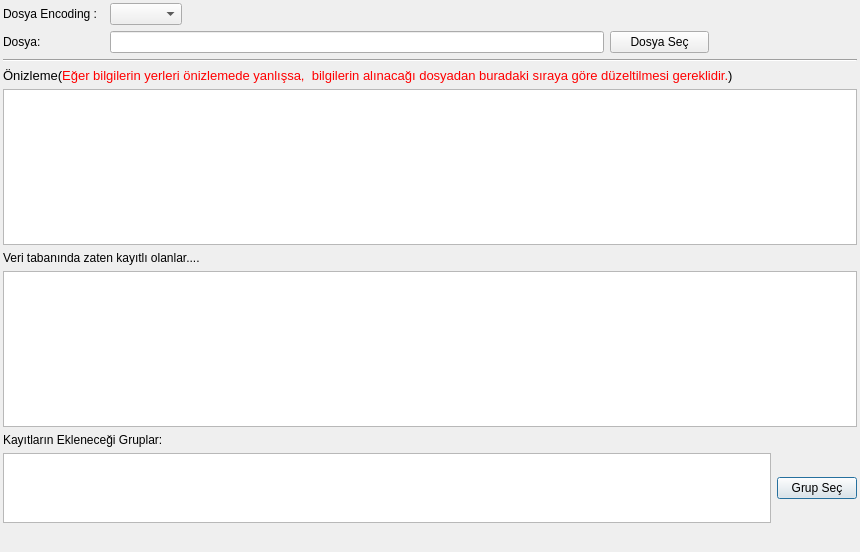
<?xml version="1.0" encoding="UTF-8"?>
<ui version="4.0">
 <class>IMPORT_KERNEL</class>
 <widget class="QDialog" name="IMPORT_KERNEL">
  <property name="geometry">
   <rect>
    <x>0</x>
    <y>0</y>
    <width>860</width>
    <height>552</height>
   </rect>
  </property>
  <property name="windowTitle">
   <string>Dialog</string>
  </property>
  <layout class="QGridLayout" name="gridLayout_2" rowstretch="1,0,0,0,0,0,0,0,0,0" columnstretch="0,0,0">
   <property name="margin">
    <number>3</number>
   </property>
   <item row="9" column="2">
    <widget class="QWidget" name="widget_batch_buttons" native="true">
     <property name="sizePolicy">
      <sizepolicy hsizetype="Fixed" vsizetype="Fixed">
       <horstretch>0</horstretch>
       <verstretch>0</verstretch>
      </sizepolicy>
     </property>
    </widget>
   </item>
   <item row="0" column="0" colspan="3">
    <layout class="QGridLayout" name="gridLayout">
     <item row="0" column="0">
      <widget class="QLabel" name="label">
       <property name="sizePolicy">
        <sizepolicy hsizetype="Fixed" vsizetype="Fixed">
         <horstretch>0</horstretch>
         <verstretch>0</verstretch>
        </sizepolicy>
       </property>
       <property name="text">
        <string>Dosya Encoding :  </string>
       </property>
      </widget>
     </item>
     <item row="0" column="1">
      <widget class="QComboBox" name="comboBox_dosya_encoding">
       <property name="sizePolicy">
        <sizepolicy hsizetype="Minimum" vsizetype="Minimum">
         <horstretch>0</horstretch>
         <verstretch>0</verstretch>
        </sizepolicy>
       </property>
       <property name="layoutDirection">
        <enum>Qt::LeftToRight</enum>
       </property>
      </widget>
     </item>
     <item row="0" column="2">
      <spacer name="horizontalSpacer_2">
       <property name="orientation">
        <enum>Qt::Horizontal</enum>
       </property>
       <property name="sizeHint" stdset="0">
        <size>
         <width>40</width>
         <height>20</height>
        </size>
       </property>
      </spacer>
     </item>
    </layout>
   </item>
   <item row="2" column="0" colspan="3">
    <widget class="Line" name="line">
     <property name="orientation">
      <enum>Qt::Horizontal</enum>
     </property>
    </widget>
   </item>
   <item row="3" column="0">
    <widget class="QLabel" name="label_2">
     <property name="sizePolicy">
      <sizepolicy hsizetype="Expanding" vsizetype="Fixed">
       <horstretch>0</horstretch>
       <verstretch>0</verstretch>
      </sizepolicy>
     </property>
     <property name="text">
      <string>&lt;!DOCTYPE HTML PUBLIC &quot;-//W3C//DTD HTML 4.0//EN&quot; &quot;http://www.w3.org/TR/REC-html40/strict.dtd&quot;&gt;
&lt;html&gt;&lt;head&gt;&lt;meta name=&quot;qrichtext&quot; content=&quot;1&quot; /&gt;&lt;style type=&quot;text/css&quot;&gt;
p, li { white-space: pre-wrap; }
&lt;/style&gt;&lt;/head&gt;&lt;body style=&quot; font-family:'Sans Serif'; font-size:10pt; font-weight:400; font-style:normal;&quot;&gt;
&lt;p style=&quot; margin-top:0px; margin-bottom:0px; margin-left:0px; margin-right:0px; -qt-block-indent:0; text-indent:0px;&quot;&gt;Önizleme(&lt;span style=&quot; color:#ff0000;&quot;&gt;Eğer bilgilerin yerleri önizlemede yanlışsa,  bilgilerin alınacağı dosyadan buradaki sıraya göre düzeltilmesi gereklidir.&lt;/span&gt;)&lt;/p&gt;&lt;/body&gt;&lt;/html&gt;</string>
     </property>
    </widget>
   </item>
   <item row="4" column="0" colspan="3">
    <widget class="QTableWidget" name="table_widget_onizleme"/>
   </item>
   <item row="5" column="0">
    <widget class="QLabel" name="label_kaydedilmeyecek_veriler">
     <property name="sizePolicy">
      <sizepolicy hsizetype="Expanding" vsizetype="Fixed">
       <horstretch>0</horstretch>
       <verstretch>0</verstretch>
      </sizepolicy>
     </property>
     <property name="text">
      <string>Veri tabanında zaten kayıtlı olanlar.... </string>
     </property>
    </widget>
   </item>
   <item row="6" column="0" colspan="3">
    <widget class="QTableWidget" name="table_widget_kaydedilmisler"/>
   </item>
   <item row="7" column="0">
    <widget class="QLabel" name="label_3">
     <property name="text">
      <string>Kayıtların Ekleneceği Gruplar:</string>
     </property>
    </widget>
   </item>
   <item row="8" column="0" colspan="2">
    <widget class="QTextEdit" name="text_edit_gruplar">
     <property name="maximumSize">
      <size>
       <width>16777215</width>
       <height>80</height>
      </size>
     </property>
    </widget>
   </item>
   <item row="8" column="2">
    <widget class="QPushButton" name="push_button_gruplar">
     <property name="text">
      <string>Grup Seç</string>
     </property>
    </widget>
   </item>
   <item row="9" column="0">
    <widget class="QLabel" name="label_bulunan_kayit_sayisi">
     <property name="text">
      <string/>
     </property>
    </widget>
   </item>
   <item row="9" column="1">
    <spacer name="horizontalSpacer">
     <property name="orientation">
      <enum>Qt::Horizontal</enum>
     </property>
     <property name="sizeHint" stdset="0">
      <size>
       <width>40</width>
       <height>20</height>
      </size>
     </property>
    </spacer>
   </item>
   <item row="1" column="0" colspan="3">
    <layout class="QGridLayout" name="gridLayout_3" columnstretch="1,10,2,3">
     <item row="0" column="0">
      <widget class="QLabel" name="label_dosya_adi">
       <property name="sizePolicy">
        <sizepolicy hsizetype="Fixed" vsizetype="Fixed">
         <horstretch>0</horstretch>
         <verstretch>0</verstretch>
        </sizepolicy>
       </property>
       <property name="text">
        <string>Dosya:                   </string>
       </property>
      </widget>
     </item>
     <item row="0" column="1">
      <widget class="QLineEdit" name="line_edit_dosya_path"/>
     </item>
     <item row="0" column="2">
      <widget class="QPushButton" name="push_button_dosya_sec">
       <property name="sizePolicy">
        <sizepolicy hsizetype="Minimum" vsizetype="Fixed">
         <horstretch>0</horstretch>
         <verstretch>0</verstretch>
        </sizepolicy>
       </property>
       <property name="text">
        <string>Dosya Seç</string>
       </property>
       <property name="autoDefault">
        <bool>true</bool>
       </property>
      </widget>
     </item>
     <item row="0" column="3">
      <spacer name="horizontalSpacer_3">
       <property name="orientation">
        <enum>Qt::Horizontal</enum>
       </property>
       <property name="sizeHint" stdset="0">
        <size>
         <width>40</width>
         <height>20</height>
        </size>
       </property>
      </spacer>
     </item>
    </layout>
   </item>
  </layout>
 </widget>
 <resources/>
 <connections/>
</ui>
